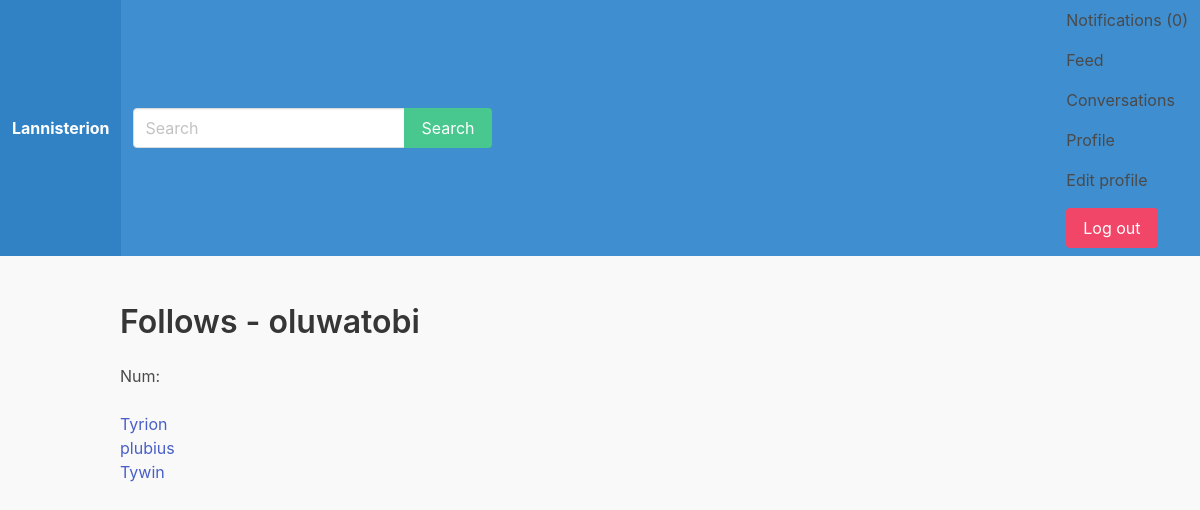
Page /u/oluwatobi/follows/ (signed in) on the committed database.
### apps/lannisterianprofile/models.py (models this page shows)
class LannisterianProfile(models.Model):
    user = models.OneToOneField(User, on_delete=models.CASCADE)
    follows = models.ManyToManyField('self', related_name='followed_by', symmetrical=False)
    avatar = models.ImageField(upload_to='upload/', blank=True, null=True)

### apps/lannisterianprofile/views.py (the view)
# urls.py: path('u/<str:username>/follows/', follows, name='follows'),
def follows(request, username):
    user = get_object_or_404(User, username=username)
    return render(request, 'lannisterianprofile/follows.html', {'user': user})

### apps/notification/context_processors.py (called while the page is built)
def notifications(request):
    if request.user.is_authenticated:
        return{'notifications' : request.user.notifications.filter(is_read=False)}
    else:
        return{'notifications': []}

### apps/lannisterianprofile/templates/lannisterianprofile/follows.html
{% extends 'core/base.html' %}
{% load humanize %}
{% block content %}
    <div class="container">
        <div class="columns">
            <div class="column is-12">
                <h1 class="title">Follows - {{ user.username }}</h1>
                <p>Num: {{ user.lannisterian.follows.count }}</p>
            </div>
        </div>
        <div class="columns">
            <div class="column is-8">
                {% for lannisterian in user.lannisterianprofile.follows.all %}
                    <p><a href="{% url 'lannisterianprofile' lannisterian.user.username %}">{{ lannisterian.user.username }}</a></p>
                {% empty %}
                    {% if request.user == user %}
                        <p>Sorry, you don't folow anyone!</p>
                    {% else %}
                        <p>{{ user.username }} is not following anyone!</p>
                    {% endif %}
                {% endfor %}
            </div>
        </div>
    </div>
{% endblock %}

### static/css/main.css (style rules this page uses)
body { background: #f9f9f9; }

### rows in the picture
LannisterianProfile: user.username "Tyrion"
LannisterianProfile: user.username "plubius"
LannisterianProfile: user.username "Tywin"

### other values in the picture
{{ notifications.count }} "0"
{{ user.username }} "oluwatobi"
